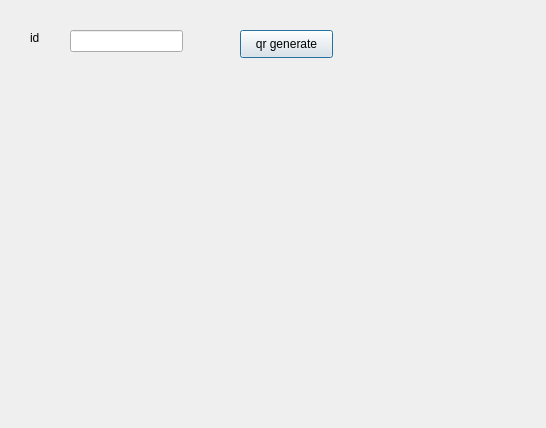
<?xml version="1.0" encoding="UTF-8"?>
<ui version="4.0">
 <class>qrcodedialog</class>
 <widget class="QDialog" name="qrcodedialog">
  <property name="geometry">
   <rect>
    <x>0</x>
    <y>0</y>
    <width>546</width>
    <height>428</height>
   </rect>
  </property>
  <property name="windowTitle">
   <string>Dialog</string>
  </property>
  <widget class="QLineEdit" name="lineEdit_ID">
   <property name="geometry">
    <rect>
     <x>70</x>
     <y>30</y>
     <width>113</width>
     <height>22</height>
    </rect>
   </property>
  </widget>
  <widget class="QLabel" name="label_QRCode">
   <property name="geometry">
    <rect>
     <x>90</x>
     <y>90</y>
     <width>361</width>
     <height>281</height>
    </rect>
   </property>
   <property name="text">
    <string/>
   </property>
  </widget>
  <widget class="QLabel" name="label">
   <property name="geometry">
    <rect>
     <x>30</x>
     <y>30</y>
     <width>31</width>
     <height>16</height>
    </rect>
   </property>
   <property name="text">
    <string>id</string>
   </property>
  </widget>
  <widget class="QPushButton" name="pushButton_generate">
   <property name="geometry">
    <rect>
     <x>240</x>
     <y>30</y>
     <width>93</width>
     <height>28</height>
    </rect>
   </property>
   <property name="text">
    <string>qr generate</string>
   </property>
  </widget>
 </widget>
 <resources/>
 <connections/>
</ui>
